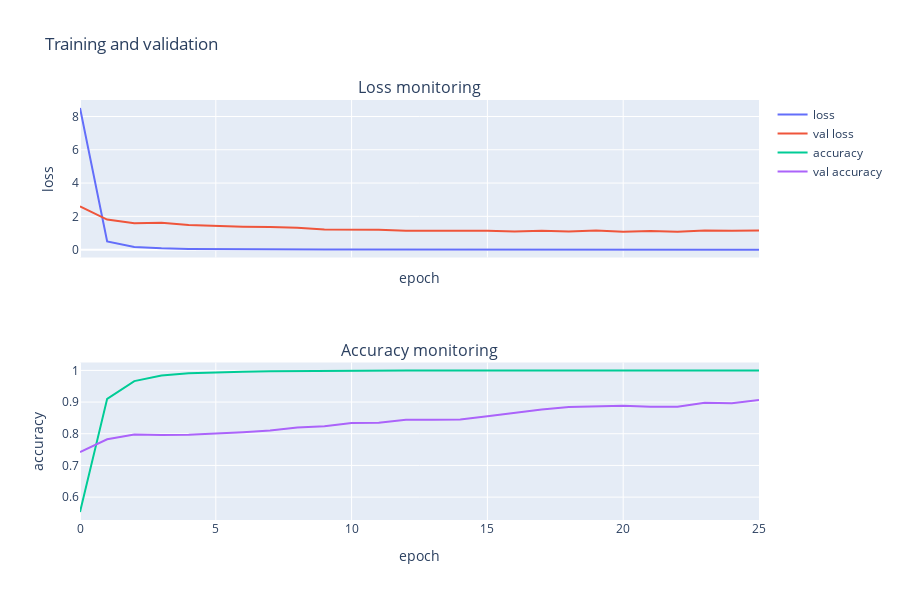

The notebook cell saved with this chart:
### Code cell
history_df = pd.DataFrame(data=history.history)
fig = make_subplots(rows=2, cols=1,shared_xaxes=True,subplot_titles=("Loss monitoring", "Accuracy monitoring"))

fig.append_trace(go.Scatter(
    x=history_df.index,
    y=history_df["loss"],
    name='loss'
), row=1, col=1)
fig.append_trace(go.Scatter(
    x=history_df.index,
    y=history_df["val_loss"],
    name='val loss'
), row=1, col=1)
fig.append_trace(go.Scatter(
    x=history_df.index,
    y=history_df["categorical_accuracy"],
    name="accuracy"
), row=2, col=1)
fig.append_trace(go.Scatter(
    x=history_df.index,
    y=history_df["val_categorical_accuracy"],
    name="val accuracy"
), row=2, col=1)


fig.update_layout(height=600, width=900, title_text="Training and validation")
fig.update_xaxes(title_text="epoch", row=1, col=1)
fig.update_xaxes(title_text="epoch", row=2, col=1)
fig.update_yaxes(title_text="loss", row=1, col=1)
fig.update_yaxes(title_text="accuracy", row=2, col=1)
fig.show()

### Figure 1 — Plotly figure (JSON) as saved in the notebook; plotly's stock layout.template omitted (floating-point values rounded to 4 significant figures)
{"data": [{"name": "loss", "type": "scatter", "x": [0, 1, 2, 3, 4, 5, 6, 7, 8, 9, 10, 11, 12, 13, 14, 15, 16, 17, 18, 19, 20, 21, 22, 23, 24, 25], "xaxis": "x", "y": [8.518, 0.4961, 0.1568, 0.07576, 0.04345, 0.0284, 0.01973, 0.01354, 0.009091, 0.00542, 0.00351, 0.00237, 0.001679, 0.0009986, 0.0006464, 0.0003582, 0.0002388, 0.0001594, 0.0001214, 8.54e-05, 5.06e-05, 3.186e-05, 1.993e-05, 1.433e-05, 9.945e-06, 7.051e-06], "yaxis": "y"}, {"name": "val loss", "type": "scatter", "x": [0, 1, 2, 3, 4, 5, 6, 7, 8, 9, 10, 11, 12, 13, 14, 15, 16, 17, 18, 19, 20, 21, 22, 23, 24, 25], "xaxis": "x", "y": [2.6, 1.804, 1.592, 1.61, 1.472, 1.404, 1.378, 1.364, 1.314, 1.211, 1.224, 1.194, 1.129, 1.134, 1.124, 1.128, 1.089, 1.13, 1.094, 1.154, 1.07, 1.121, 1.077, 1.149, 1.129, 1.151], "yaxis": "y"}, {"name": "accuracy", "type": "scatter", "x": [0, 1, 2, 3, 4, 5, 6, 7, 8, 9, 10, 11, 12, 13, 14, 15, 16, 17, 18, 19, 20, 21, 22, 23, 24, 25], "xaxis": "x2", "y": [0.5526, 0.9101, 0.9662, 0.9839, 0.9908, 0.9942, 0.9954, 0.9969, 0.9979, 0.9989, 0.9995, 0.9998, 0.9999, 1, 1.0, 1, 1, 1, 1, 1, 1, 1, 1, 1, 1, 1], "yaxis": "y2"}, {"name": "val accuracy", "type": "scatter", "x": [0, 1, 2, 3, 4, 5, 6, 7, 8, 9, 10, 11, 12, 13, 14, 15, 16, 17, 18, 19, 20, 21, 22, 23, 24, 25], "xaxis": "x2", "y": [0.7421, 0.7825, 0.7977, 0.7959, 0.797, 0.7998, 0.8044, 0.8099, 0.8199, 0.8239, 0.8342, 0.8351, 0.8441, 0.8438, 0.8447, 0.8554, 0.8656, 0.8767, 0.8843, 0.8873, 0.8885, 0.8849, 0.8849, 0.8979, 0.8959, 0.9063], "yaxis": "y2"}], "layout": {"annotations": [{"font": {"size": 16}, "showarrow": false, "text": "Loss monitoring", "x": 0.5, "xanchor": "center", "xref": "paper", "y": 1, "yanchor": "bottom", "yref": "paper"}, {"font": {"size": 16}, "showarrow": false, "text": "Accuracy monitoring", "x": 0.5, "xanchor": "center", "xref": "paper", "y": 0.375, "yanchor": "bottom", "yref": "paper"}], "height": 600, "title": {"text": "Training and validation"}, "width": 900, "xaxis": {"anchor": "y", "domain": [0, 1], "matches": "x2", "showticklabels": false, "title": {"text": "epoch"}}, "xaxis2": {"anchor": "y2", "domain": [0, 1], "title": {"text": "epoch"}}, "yaxis": {"anchor": "x", "domain": [0.625, 1], "title": {"text": "loss"}}, "yaxis2": {"anchor": "x2", "domain": [0, 0.375], "title": {"text": "accuracy"}}}}
